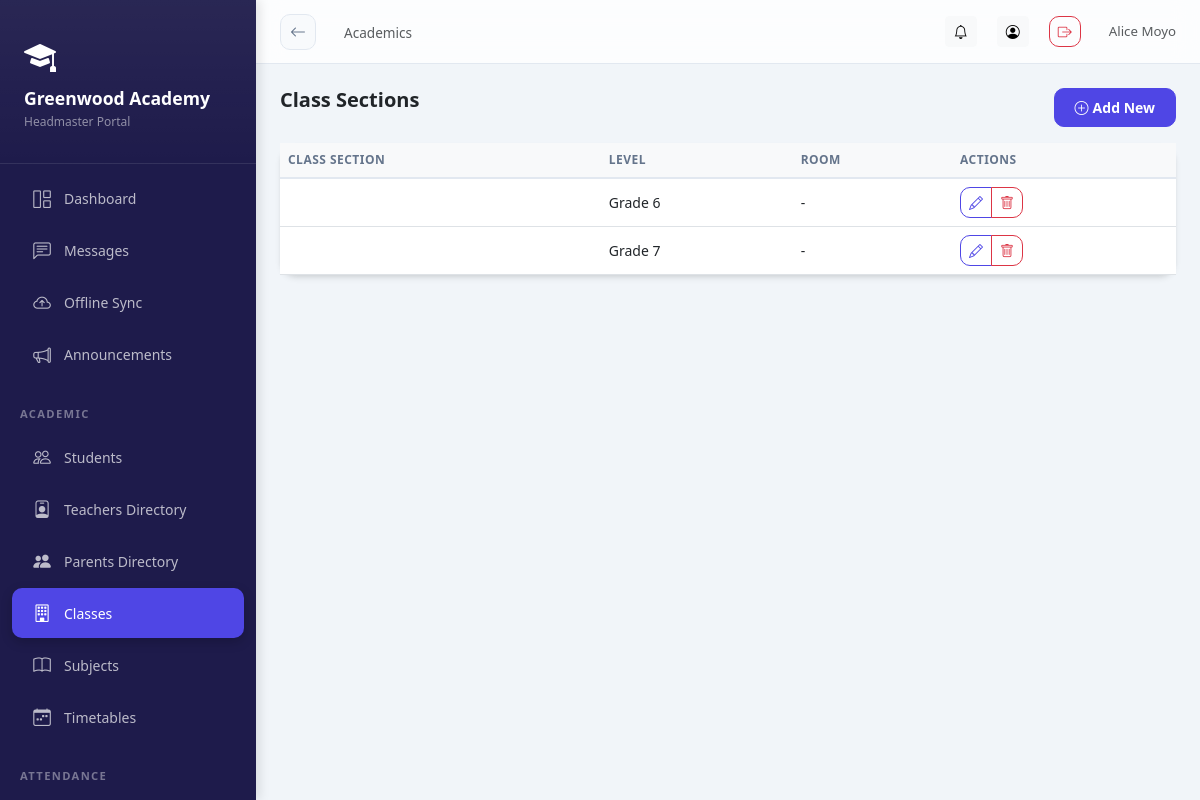
The page /academics/sections/ (signed in) on the database its author committed.
### schools/models.py (models this page shows, shortened)
class School(models.Model):
    STATUS_CHOICES = [
        ('pending', 'Pending Approval'),
        ('active', 'Active'),
        ('suspended', 'Suspended'),
        ('rejected', 'Rejected'),
    ]
    name = models.CharField(max_length=200)
    subdomain = models.CharField(max_length=50, unique=True, db_index=True)
    email = models.EmailField()
    phone = models.CharField(max_length=20, blank=True)
    address = models.TextField(blank=True)
    logo = models.ImageField(upload_to='school_logos/', blank=True, null=True)
    theme_color = models.CharField(max_length=7, default='#4F46E5', help_text='Hex color code')
    motto = models.CharField(max_length=200, blank=True)
    status = models.CharField(max_length=20, choices=STATUS_CHOICES, default='pending')
    is_demo = models.BooleanField(default=False)
    created_at = models.DateTimeField(auto_now_add=True)
    updated_at = models.DateTimeField(auto_now=True)
    is_deleted = models.BooleanField(default=False)
    parent_registration_enabled = models.BooleanField(default=True)
    registration_token = models.CharField(max_length=100, unique=True, blank=True, null=True)
    subscription_active = models.BooleanField(default=False)
    subscription_expires = models.DateTimeField(null=True, blank=True)
    GRADING_SYSTEM_CHOICES = [
        ('system', 'System Grading (Default: 30% CA, 70% Exam)'),
        ('custom_weights', 'Custom CA/Exam Weights'),
        ('multiple_components', 'Multiple Assessment Components'),
        ('subject_specific', 'Subject-Specific Grading'),
    ]
    grading_system = models.CharField(
        max_length=30,
        choices=GRADING_SYSTEM_CHOICES,
        default='system',
        help_text='Choose the grading system for your school'
    )
    ca_weight = models.FloatField(
        default=30.0,
        help_text='Weight percentage for Continuous Assessment (CA)',
        validators=[MinValueValidator(0), MaxValueValidator(100)]
    )
    exam_weight = models.FloatField(
        default=70.0,
        help_text='Weight percentage for Exam',
        validators=[MinValueValidator(0), MaxValueValidator(100)]
    )
    class Meta:
        ordering = ['-created_at']

class SchoolUser(SyncBaseModel):
    ROLE_CHOICES = [
        ('headmaster', 'Headmaster'),
        ('admin', 'School Admin'),
        ('teacher', 'Teacher'),
        ('student', 'Student'),
        ('parent', 'Parent'),
    ]
    user = models.ForeignKey(User, on_delete=models.CASCADE, related_name='school_memberships')
    school = models.ForeignKey(School, on_delete=models.CASCADE, related_name='members', db_index=True)
    role = models.CharField(max_length=20, choices=ROLE_CHOICES, db_index=True)
    is_active = models.BooleanField(default=True, db_index=True)
    signature = models.ImageField(upload_to='signatures/', blank=True, null=True)
    class Meta:
        unique_together = ['user', 'school']

### academics/models.py (models this page shows, shortened)
class ClassSection(SyncBaseModel):
    school = models.ForeignKey(School, on_delete=models.CASCADE, related_name='class_sections')
    class_level = models.ForeignKey(ClassLevel, on_delete=models.CASCADE, related_name='sections')
    section_name = models.CharField(max_length=20)  # e.g., "A", "B", "Science"
    class_teacher = models.ForeignKey(
        SchoolUser,
        on_delete=models.SET_NULL,
        null=True,
        blank=True,
        limit_choices_to={'role': 'teacher'},
        related_name='homeroom_classes'
    )
    academic_year = models.ForeignKey(AcademicYear, on_delete=models.CASCADE, related_name='sections')
    objects = TenantManager()
    all_objects = models.Manager()
    class Meta:
        unique_together = ['class_level', 'section_name', 'academic_year']
        ordering = ['class_level__order', 'section_name']
    def __str__(self):
        return f"{self.class_level.name} {self.section_name} - {self.academic_year.name}"

class ClassLevel(SyncBaseModel):
    school = models.ForeignKey(School, on_delete=models.CASCADE, related_name='class_levels')
    name = models.CharField(max_length=50)  # e.g., "Grade 1", "Class 5"
    order = models.IntegerField(default=0)
    objects = TenantManager()
    all_objects = models.Manager()
    class Meta:
        ordering = ['order', 'name']

### academics/views.py (the view)
# urls.py: path('sections/', views.ClassSectionListView.as_view(), name='class_section_list'),
@method_decorator(login_required, name='dispatch')
class ClassSectionListView(ListView):
    model = ClassSection
    template_name = 'academics/class_section_list.html'
    context_object_name = 'class_sections'
    def get_queryset(self):
        return ClassSection.objects.filter(school=self.request.school).select_related('class_level', 'academic_year')

### core/models.py (called while the page is built)
    def get_queryset(self):
        queryset = super().get_queryset()
        school = get_current_school()
        if school:
            return queryset.filter(school=school)
        return queryset

### schools/context_processors.py (called while the page is built)
def school_context(request):
    school = getattr(request, 'school', None)
    school_role = ''
    if school and request.user.is_authenticated:
        try:
            su = SchoolUser.objects.get(user=request.user, school=school, is_active=True)
            school_role = su.role
        except SchoolUser.DoesNotExist:
            pass
    return {
        'current_school': school,
        'school_role': school_role,
    }

### academics/templates/academics/class_section_list.html (shortened to what this page needs)
{% extends 'base_dashboard.html' %}
{% block page_title %}Academics{% endblock %}
{% block content %}
<div class="d-flex justify-content-between mb-3">
<h5 class="fw-bold mb-0">{% if 'list' in 'class_section_list' %}{% if 'year' in 'class_section_list' %}Academic Years{% elif 'level' in 'class_section_list' %}Class Levels{% elif 'subject' in 'class_section_list' %}Subjects{% elif 'section' in 'class_section_list' %}Class Sections{% elif 'assignment' in 'class_section_list' %}Teacher Assignments{% endif %}{% endif %}</h5>
{% if 'list' in 'class_section_list' %}<a href="{% if 'year' in 'class_section_list' %}{% url 'academics:academic_year_add' %}{% elif 'level' in 'class_section_list' %}{% url 'academics:class_level_add' %}{% elif 'subject' in 'class_section_list' %}{% url 'academics:subject_add' %}{% elif 'section' in 'class_section_list' %}{% url 'academics:class_section_add' %}{% elif 'assignment' in 'class_section_list' %}{% url 'academics:teacher_assignment_add' %}{% endif %}" class="btn btn-primary btn-sm"><i class="bi bi-plus-circle me-1"></i>Add New</a>{% endif %}
</div>
{% if 'list' in 'class_section_list' %}
<div class="card"><div class="table-responsive"><table class="table table-hover mb-0">
<thead class="table-light"><tr><th>Class Section</th><th>Level</th><th>Room</th><th>Actions</th></tr></thead>
<tbody>
{% for obj in class_sections %}
<tr>
  <td>{{ obj.name }}</td>
  <td>{{ obj.class_level.name }}</td>
  <td>{{ obj.room_number|default:"-" }}</td>
  <td>
    <div class="btn-group btn-group-sm">
        <a href="{% url 'academics:class_section_edit' obj.pk %}" class="btn btn-outline-primary" title="Edit">
          <i class="bi bi-pencil"></i>
        </a>
        <a href="{% url 'academics:class_section_delete' obj.pk %}" class="btn btn-outline-danger" onclick="return confirm('Delete {{ obj }}?');" title="Delete">
          <i class="bi bi-trash"></i>
        </a>
    </div>
  </td>
</tr>
{% empty %}<tr><td colspan="4" class="text-center py-4 text-muted">No class sections yet.</td></tr>
{% endfor %}
</tbody>
</table></div></div>
{% endif %}
{% endblock %}

### templates/base_dashboard.html (shortened to what this page needs)
<!DOCTYPE html>
<html lang="en">
<head>
<link rel="stylesheet" href="https://cdn.jsdelivr.net/npm/bootstrap@5.3.0/dist/css/bootstrap.min.css">
<link rel="stylesheet" href="https://cdn.jsdelivr.net/npm/bootstrap-icons@1.11.0/font/bootstrap-icons.css">
<link href="https://cdn.jsdelivr.net/npm/tom-select@2.2.2/dist/css/tom-select.bootstrap5.css" rel="stylesheet">
</head>
<body>
<div class="sidebar" id="sidebar">
  <div class="sidebar-brand">
    {% if current_school.logo %}
      <img src="{{ current_school.logo.url }}" alt="{{ current_school.name }}" class="rounded">
  {% else %}
    <i class="bi bi-mortarboard-fill text-white mb-2 d-block" style="font-size: 2rem;"></i>
  {% endif %}
  <h5>{{ current_school.name|default:"AcademiaLink" }}</h5>
  <small>{{ school_role|title }} Portal</small>
  </div>
  <nav class="py-2">
    <a href="{% url 'analytics:dashboard' %}" class="nav-link {% if request.path == '/analytics/dashboard/' %}active{% endif %}">
      <i class="bi bi-grid-1x2"></i> Dashboard
    </a>
    <a href="{% url 'messaging:list' %}" class="nav-link {% if 'messages' in request.path %}active{% endif %}">
      <i class="bi bi-chat-left-text"></i> Messages
    </a>
    <a href="{% url 'offline_sync' %}" class="nav-link {% if request.resolver_match.url_name == 'offline_sync' %}active{% endif %}">
      <i class="bi bi-cloud-arrow-up"></i>
      <span>Offline Sync</span>
    </a>
    <a href="{% url 'notifications:announcements' %}" class="nav-link {% if 'announcements' in request.path %}active{% endif %}">
      <i class="bi bi-megaphone"></i> Announcements
    </a>
    {% if school_role in 'headmaster,teacher' %}
    <div class="nav-section">Academic</div>
    <a href="{% url 'academics:student_list' %}" class="nav-link {% if 'students' in request.path %}active{% endif %}">
      <i class="bi bi-people"></i> Students
    </a>
    {% if school_role in 'headmaster,teacher,admin' %}
    <a href="{% url 'academics:teacher_list' %}" class="nav-link {% if 'teachers' in request.path %}active{% endif %}">
      <i class="bi bi-person-badge"></i> Teachers Directory
    </a>
    <a href="{% url 'academics:parent_list' %}" class="nav-link {% if 'parents' in request.path %}active{% endif %}">
      <i class="bi bi-people-fill"></i> Parents Directory
    </a>
    {% endif %}
    <a href="{% url 'academics:class_section_list' %}" class="nav-link {% if 'sections' in request.path %}active{% endif %}">
      <i class="bi bi-building"></i> Classes
    </a>
    <a href="{% url 'academics:subject_list' %}" class="nav-link {% if 'subjects' in request.path %}active{% endif %}">
      <i class="bi bi-book"></i> Subjects
    </a>
    {% if school_role in 'headmaster,teacher,admin' %}
    <a href="{% url 'timetable:dashboard' %}" class="nav-link {% if 'timetable' in request.path %}active{% endif %}">
      <i class="bi bi-calendar-week"></i> Timetables
    </a>
    {% endif %}
    <div class="nav-section">Attendance</div>
    <a href="{% url 'attendance:home' %}" class="nav-link {% if 'attendance' in request.path %}active{% endif %}">
    </a>
    {% endif %}
  </nav>
</div>
<div class="main-content">
  <div class="topbar">
    <div class="topbar-left">
      <a href="javascript:history.back()" class="btn-back d-none d-md-flex" id="global-back-btn" title="Go Back">
        <i class="bi bi-arrow-left"></i>
      </a>
      <nav aria-label="breadcrumb" class="d-none d-md-block">
        <span class="text-muted" style="font-size:.85rem;">{% block page_title %}{% endblock %}</span>
      </nav>
    </div>
    <div class="topbar-right">
        <a href="{% url 'notifications:list' %}" class="btn btn-sm btn-light position-relative" title="Notifications">
        <i class="bi bi-bell"></i>
      </a>
      <a href="{% url 'accounts:profile' %}" class="btn btn-sm btn-light" title="Profile">
        <i class="bi bi-person-circle"></i>
      </a>
      <a href="{% url 'accounts:logout' %}" class="btn btn-sm btn-outline-danger" title="Logout">
        <i class="bi bi-box-arrow-right"></i>
      </a>
      <span class="text-muted d-none d-md-inline-block ms-2" style="font-size:.83rem;">
        {{ user.get_full_name|default:user.username }}
      </span>
    </div>
  </div>
  <div class="page-content">
    {% block content %}{% endblock %}
  </div>
</div>
</body>
</html>

### rows shown on the page
School: name "Greenwood Academy"
SchoolUser: role "Headmaster"
ClassSection: class_level.name "Grade 6", room_number "-"
ClassSection: class_level.name "Grade 7", room_number "-"

### other values the page prints
{{ user.get_full_name|default:user.username }} "Alice Moyo"
